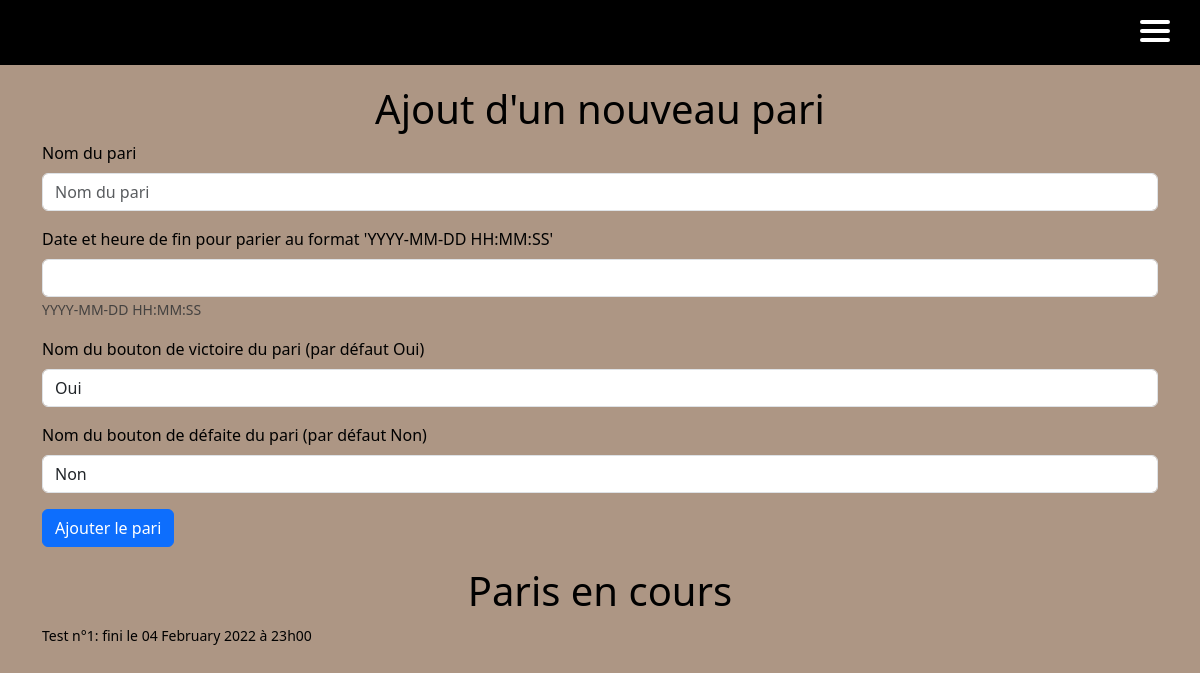
The page /staff/betCreator/ (signed in) on the database as committed earlier.
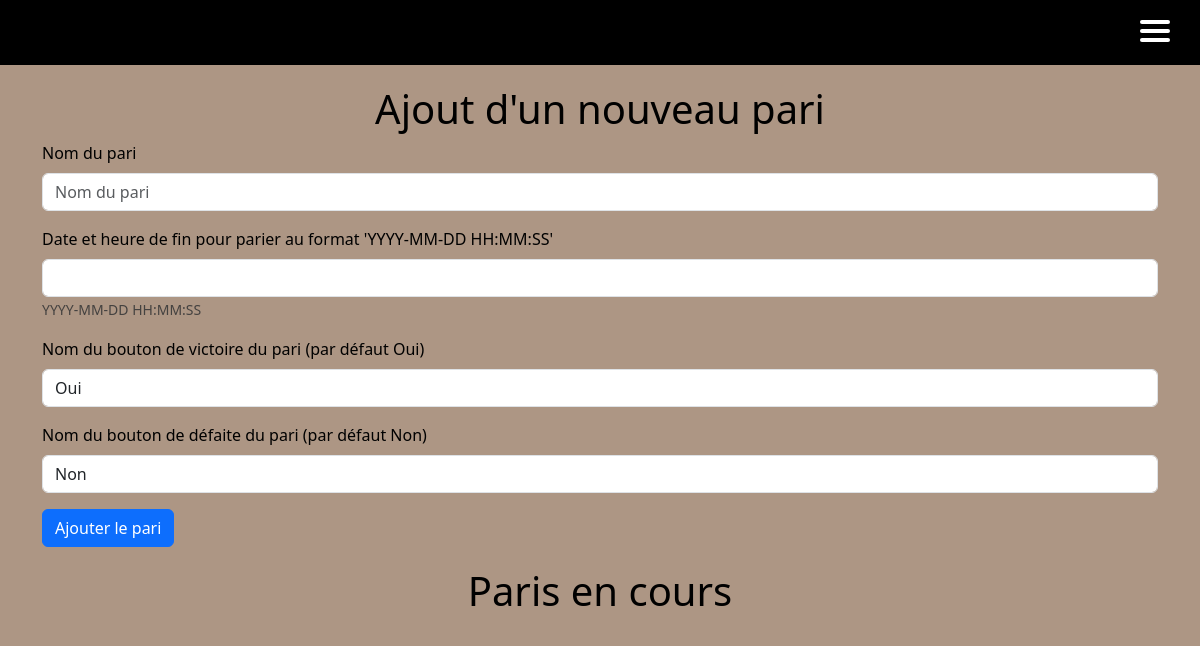
The same page on the database as committed later.
### main_app/models.py (models this page shows)
class Bets(models.Model):
    id = models.AutoField(primary_key=True, unique=True)
    bet_name = models.CharField(max_length=256, unique=True)
    win_rate = models.DecimalField(max_digits=4, decimal_places=2, default=2.00)
    win_vote = models.IntegerField(default=0)
    win_gains = models.DecimalField(max_digits=12, decimal_places=2, default=1.00)
    win_name = models.CharField(max_length=128, null=False, default="Oui")
    lose_rate = models.DecimalField(max_digits=4, decimal_places=2, default=2.00)
    lose_vote = models.IntegerField(default=0)
    lose_gains = models.DecimalField(max_digits=12, decimal_places=2, default=1.00)
    lose_name = models.CharField(max_length=128, null=False, default="Non")
    created = models.DateTimeField(auto_now_add=True)
    ended = models.DateTimeField(help_text='YYYY-MM-DD HH:MM:SS')
    visible = models.BooleanField(default=False)
    closed_bet = models.BooleanField(default=False)
    RESULT = (
        ('W', 'Win'),
        ('L', 'Lose')
    )
    result = models.CharField(max_length=1, choices=RESULT, blank=False)

### main_app/views.py (the view, shortened to what this page needs)
# urls.py: path("staff/betCreator/", views.betCreator, name="betCreator"),
def betCreator(request):
    try:
        user = User.objects.get(pk=request.user.id)
        betform = AddBetForm()
        bets = Bets.objects.all()
        return render(request, 'bets/betCreator.html', {'user': user, 'betform': betform, 'bets': bets})
    except User.DoesNotExist:
        messages.error(request, "Tu dois être membre du staff pour accéder à cette page")

### main_app/forms.py
class AddBetForm(ModelForm):
    class Meta:
        model = Bets
        fields = ['bet_name', 'ended', 'win_name', 'lose_name']
        labels = {
            'bet_name': 'Nom du pari',
            'ended': 'Date et heure de fin pour parier au format \'YYYY-MM-DD HH:MM:SS\'',
            'win_name': 'Nom du bouton de victoire du pari (par défaut Oui)',
            'lose_name': 'Nom du bouton de défaite du pari (par défaut Non)'
        }

### templates/bets/betCreator.html (shortened to what this page needs)
{% extends 'main.html' %}
{% block content %}
{% load bootstrap5 %}
{% bootstrap_css %}
{% include 'nav.html' %}
{% if user.is_staff %}
    <div class="container">
      <h1 style="text-align: center; margin-top:20px">Ajout d'un nouveau pari</h1>
        <form class="form" action="" method="POST">
          {% bootstrap_form betform %}
          {% buttons %}
              <button class="btn btn--main btn btn-primary" type="submit">
                Ajouter le pari
              </button>
          {% endbuttons %}
        </form>
    </div>
    <h1 style="text-align: center; margin-top:20px">Paris en cours</h1>
    <div class="container">
        {% for bet in bets %}
            <small>{{ bet.bet_name }}: fini le {{bet.ended | date:"d"}} {{bet.ended  | date:"F"}} {{bet.ended  | date:"o"}} à {{bet.ended | date:"H"}}h{{bet.ended | date:"i"}} <br></small>
            <br>
        {% endfor %}
    </div>
{% endif %}
{% endblock %}

Rows that differ between the two databases and show on the page:
removed Bets: bet_name "Test n°1", ended "04", ended "February", ended "2022", ended "23", ended "00"
